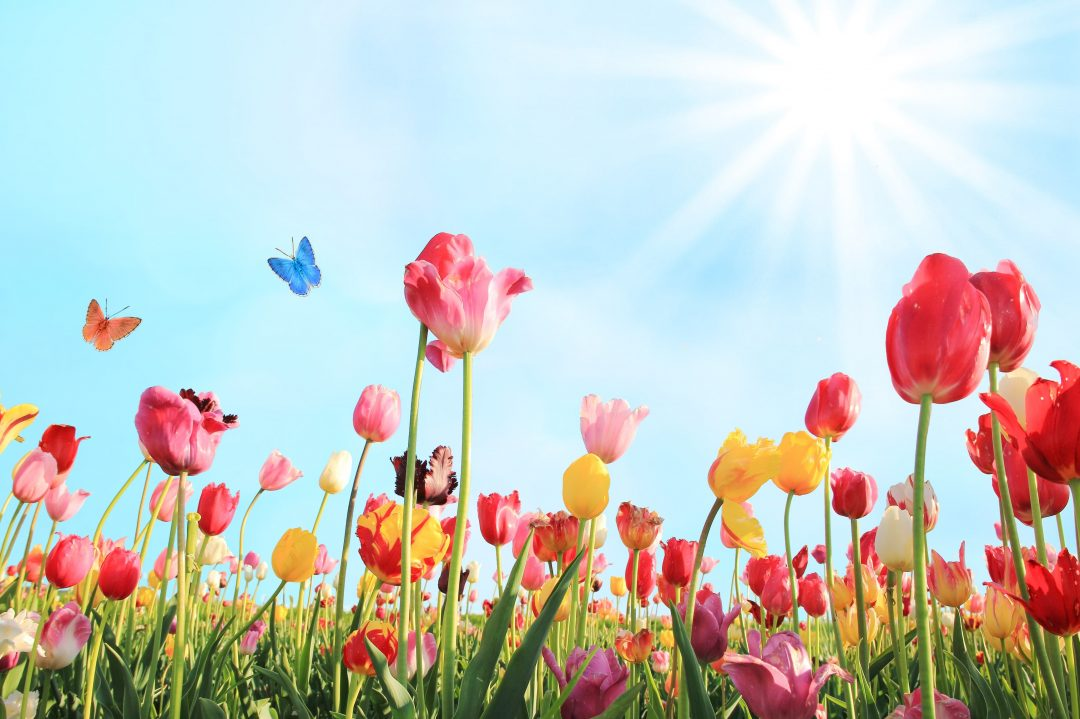
#> input picture basic_ops/sample.png, 1080 x 719 px, found by its file name
$ python app.py
#> lines starting #> are read from the running program, lines starting #| are printed output that depends on the picture
import os
import cv2


img = cv2.imread(os.path.join('.', 'basic_ops' , 'sample.png'))
#> img is the input picture: shape (719, 1080, 3); mean B, G, R 192, 198.3, 195.6

cv2.imshow('img' , img)
print(img.shape)
#| (719, 1080, 3)

croped = img[220 :740 ,320 :900 ]
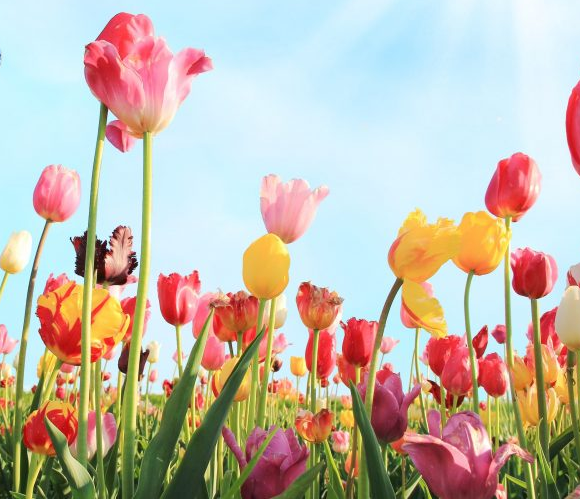
#> croped: shape (499, 580, 3); mean B, G, R 170.9, 184.6, 193.9
cv2.imshow('croped',croped)

cv2.waitKey(0)
